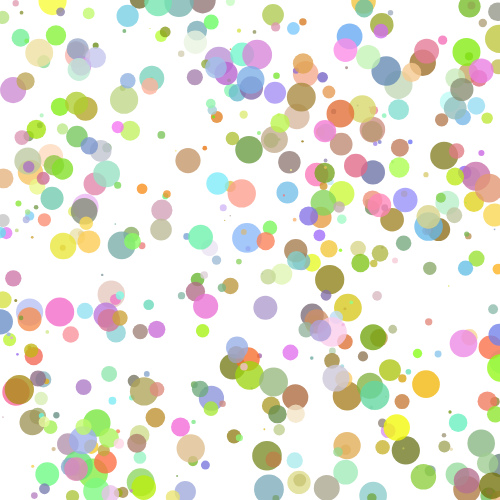
Frame 1 (no input)
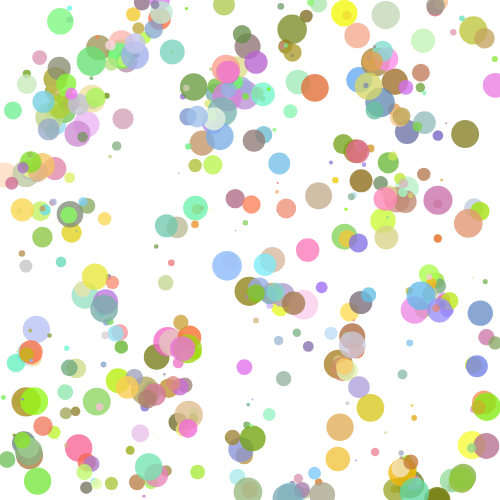
Frame 60 (no input)
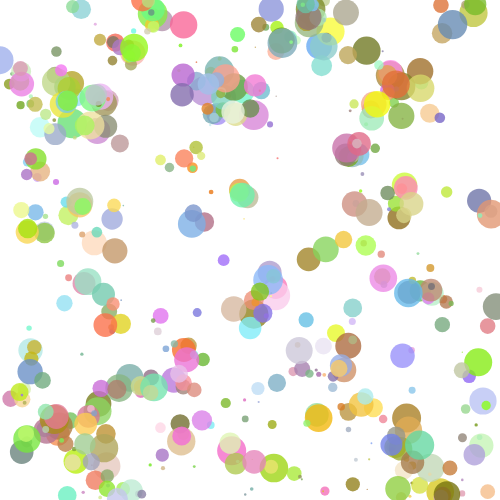
Frame 120 (the mouse pressed at the canvas centre since frame 60)

The p5.js sketch that drew these frames (run headless with seeded random() and noise() and a simulated clock; from frame 60 on, the mouse is pressed at the canvas centre):

// p5.js sketch
// ── sketch.js
//Happiness

'use strict';

var inc = 1;
var scl = 10;
var cols, rows;
var zoff = 0;
var fr;
var particles = [];
var flowfield = [];

function setup() {
  createCanvas(500,500);
  cols = floor(width / scl);
  rows = floor(height / scl);
  fr = createP('');

  for(var i = 0 ; i < 500; i++){
    particles[i]= new Particle();
  }
}

function draw() {
  background(255);
  randomSeed(10);
  var yoff = 0;
  for(var y = 0; y<rows; y++){
    var xoff = 0;
    for(var x = 0; x<cols; x++){
      var index = x + y * cols;
      var r = noise(xoff,yoff)*255;
      var angle = noise(xoff,yoff,zoff) * TWO_PI*4;
      var v = p5.Vector.fromAngle(angle);
      v.setMag(2);
      flowfield[index] = v;
      xoff += inc;
      stroke(0);
      
    }
    yoff += inc;
    zoff += 0.000001;
  }
  for(var i = 0; i < particles.length; i++){
  particles[i].follow(flowfield);    
  particles[i].update();
  particles[i].show();
  particles[i].edges();

  }
}
// ── particle.js
function Particle(){
  this.pos = createVector(random(width),random(height));
  this.vel = createVector(0,0);
  this.acc = createVector(0,0);
  this.maxspeed = 5;
  
  this.update = function(){
    this.vel.add(this.acc);
    this.vel.limit(this.maxspeed);
    this.pos.add(this.vel);
    this.acc.mult(0);
  }
  
  this.follow = function(vectors) {
    var x = floor(this.pos.x/scl);
    var y = floor(this.pos.y/scl);
    var index = x + y*cols;
    var force = vectors[index];
    this.applyForce(force);
  }

  this.applyForce = function(force){
    this.acc.add(force);
  }
  this.show = function(){
    stroke(random(100,255),random(100,255),random(10,250),200);
    strokeWeight(random(1,30));
    point(this.pos.x,this.pos.y);
  }
  this.edges = function(){
    if(this.pos.x > width) this.pos.x = 0;
    if(this.pos.x < 0) this.pos.x = width;
    if(this.pos.y > height)this.pos.y = 0;
    if(this.pos.y < 0)this.pos.y = height;    
  }
}
